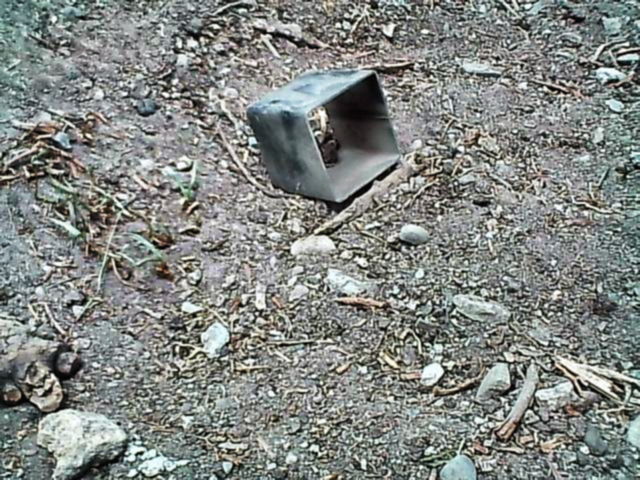
#> input picture YoloTrainV2/train/images/010_ground.png, 640 x 480 px, found by its file name; its folder holds only this picture in this run
$ python DataAumentedColor.py
#> lines starting #> are read from the running program, lines starting #| are printed output that depends on the picture
import cv2
import os
import shutil
import numpy as np

def apply_brightness_variation(image, alpha):
    # Ajustar el nivel de brillo de la imagen
    adjusted_image = cv2.convertScaleAbs(image, alpha=alpha, beta=0)
    return adjusted_image

def apply_clahe_gaussian(image):
    # Separar los canales de la imagen en color
    b, g, r = cv2.split(image)

    # Aplicar el ecualizador CLAHE a cada canal
    clahe = cv2.createCLAHE(clipLimit=2.0, tileGridSize=(5, 5))
    b_clahe = clahe.apply(b)
    g_clahe = clahe.apply(g)
    r_clahe = clahe.apply(r)

    # Fusionar los canales de nuevo
    clahe_result = cv2.merge([b_clahe, g_clahe, r_clahe])

    # Aplicar un desenfoque gaussiano
    blurred = cv2.GaussianBlur(clahe_result, (5, 5), 0)

    return blurred

def augment_data(input_image_folder, input_label_folder, output_image_folder, output_label_folder):
    # Crear las carpetas de salida si no existen
    if not os.path.exists(output_image_folder):
        os.makedirs(output_image_folder)
    if not os.path.exists(output_label_folder):
        os.makedirs(output_label_folder)

    # Lista de imágenes en la carpeta de entrada
    image_files = [f for f in os.listdir(input_image_folder) if f.endswith('.png')]

    for image_file in image_files:
        # Leer la imagen en color
        image_path = os.path.join(input_image_folder, image_file)
        image = cv2.imread(image_path)
#> image is the input picture: shape (480, 640, 3); mean B, G, R 130.7, 134.4, 130.3

        # Aplicar variaciones de brillo y guardar las imágenes y etiquetas resultantes
        for brightness_variation in [0.5, 1.0, 1.5]:  # Puedes ajustar estos valores según tus necesidades
            # Aplicar variación de brillo
            augmented_image_brightness = apply_brightness_variation(image, brightness_variation)

            # Guardar la imagen aumentada en la carpeta de salida
            output_image_filename_brightness = f"{os.path.splitext(image_file)[0]}_brightness_{brightness_variation}.png"
            output_image_path_brightness = os.path.join(output_image_folder, output_image_filename_brightness)
            cv2.imwrite(output_image_path_brightness, augmented_image_brightness)

            # Aplicar la función CLAHE con desenfoque gaussiano a la imagen original
            augmented_image_clahe = apply_clahe_gaussian(image)

            # Guardar la imagen aumentada en la carpeta de salida
            output_image_filename_clahe = f"{os.path.splitext(image_file)[0]}_clahe.png"
            output_image_path_clahe = os.path.join(output_image_folder, output_image_filename_clahe)
            cv2.imwrite(output_image_path_clahe, augmented_image_clahe)

            # Copiar el archivo de etiqueta correspondiente
            label_file = image_file.replace('.png', '.txt')
            label_path = os.path.join(input_label_folder, label_file)

            # Copiar las etiquetas para ambas imágenes aumentadas
            output_label_filename_brightness = f"{os.path.splitext(output_image_filename_brightness)[0]}.txt"
            output_label_path_brightness = os.path.join(output_label_folder, output_label_filename_brightness)
            shutil.copy(label_path, output_label_path_brightness)

            output_label_filename_clahe = f"{os.path.splitext(output_image_filename_clahe)[0]}.txt"
            output_label_path_clahe = os.path.join(output_label_folder, output_label_filename_clahe)
            shutil.copy(label_path, output_label_path_clahe)
#> this loop made 3 passes
#> pass 1, in apply_brightness_variation, `adjusted_image = cv2.convertScaleAbs(image, alpha=alpha, beta=0)`:
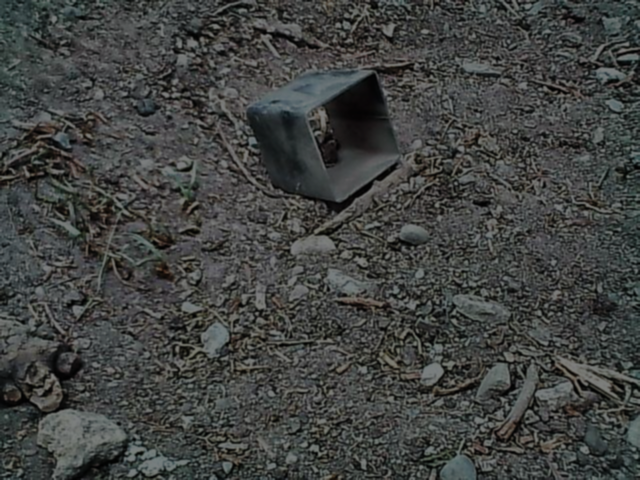
#> adjusted_image: shape (480, 640, 3); mean B, G, R 65.4, 67.2, 65.1
#> pass 1, in apply_clahe_gaussian, `b, g, r = cv2.split(image)`:
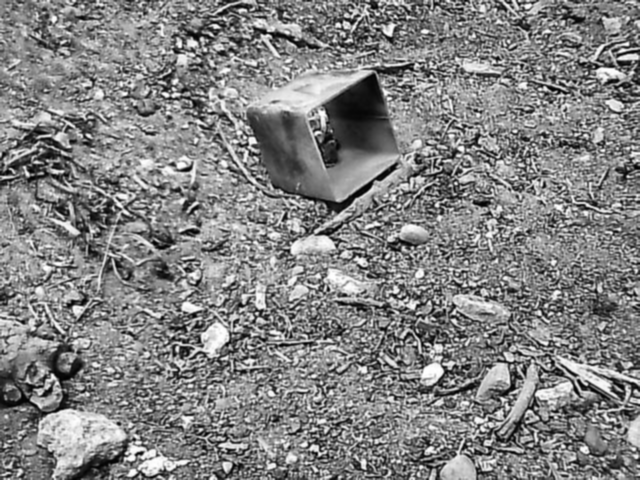
#> b: shape (480, 640); min 1, max 255, mean 130.7
#> pass 1, in apply_clahe_gaussian, `b, g, r = cv2.split(image)`:
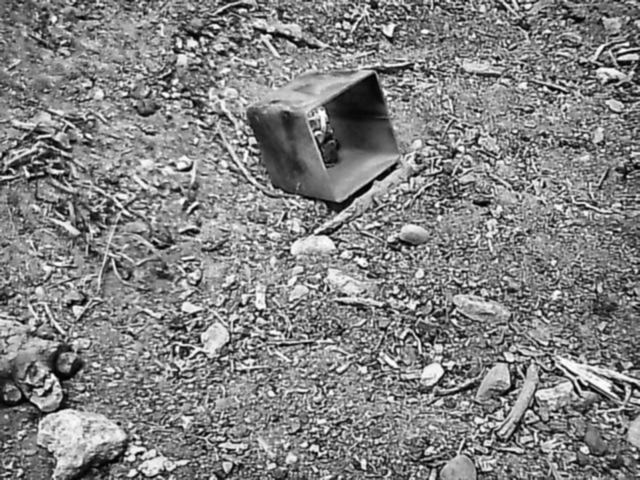
#> r: shape (480, 640); min 1, max 254, mean 130.3

def main():
    input_image_folder = "/home/hackbrian/gitProyects/Seeker_ComputerVision/YoloTrainV2/train/images"
    input_label_folder = "/home/hackbrian/gitProyects/Seeker_ComputerVision/YoloTrainV2/train/labels"
    output_image_folder = "/home/hackbrian/gitProyects/Seeker_ComputerVision/YoloTrainV3/train/images"
    output_label_folder = "/home/hackbrian/gitProyects/Seeker_ComputerVision/YoloTrainV3/train/labels"

    augment_data(input_image_folder, input_label_folder, output_image_folder, output_label_folder)

if __name__ == "__main__":
    main()

$ run again, on YoloTrainV2/train/images/035_ground.png
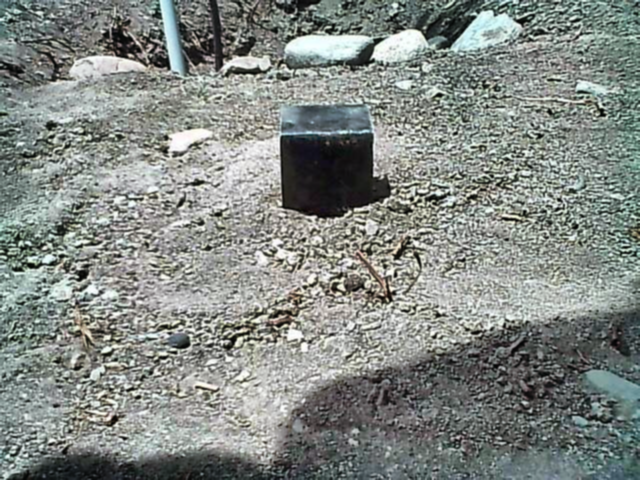
#> input picture YoloTrainV2/train/images/035_ground.png, 640 x 480 px, found by its file name
#> in augment_data, image is the input picture: shape (480, 640, 3); mean B, G, R 131.9, 136.6, 131
#> the loop in augment_data, `for brightness_variation in [0.5, 1.0, 1.5]:` made 3 passes
#> pass 1, in apply_brightness_variation, `adjusted_image = cv2.convertScaleAbs(image, alpha=alpha, beta=0)`:
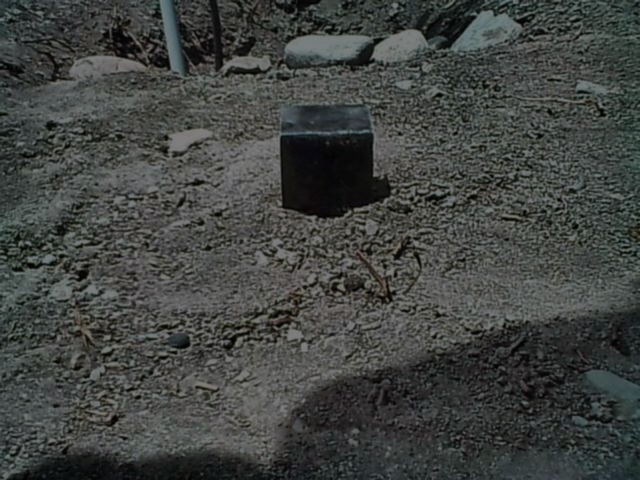
#> adjusted_image: shape (480, 640, 3); mean B, G, R 66, 68.3, 65.5
#> pass 1, in apply_clahe_gaussian, `b, g, r = cv2.split(image)`:
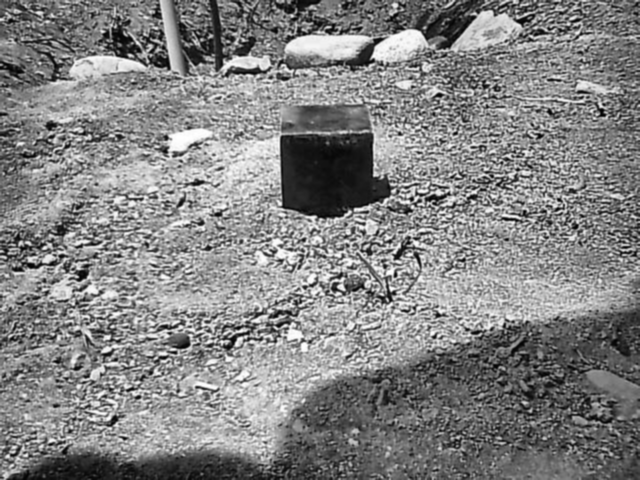
#> r: shape (480, 640); min 1, max 255, mean 131

$ run again, on YoloTrainV2/train/images/040_sand.png
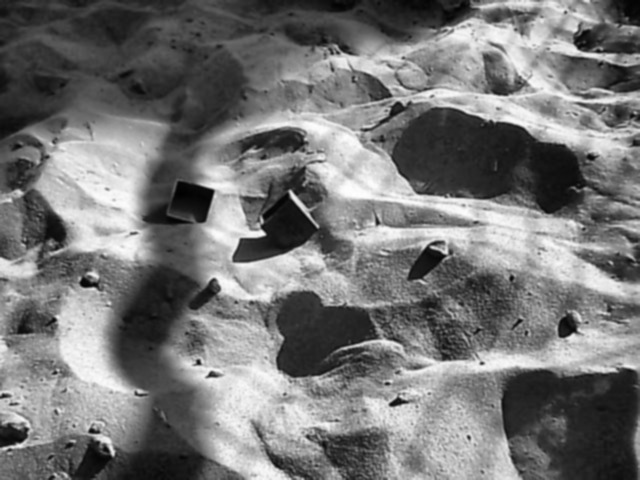
#> input picture YoloTrainV2/train/images/040_sand.png, 640 x 480 px, found by its file name
#> in augment_data, image is the input picture: shape (480, 640, 3); min 1, max 254, mean 117.9
#> the loop in augment_data, `for brightness_variation in [0.5, 1.0, 1.5]:` made 3 passes
#> pass 1, in apply_brightness_variation, `adjusted_image = cv2.convertScaleAbs(image, alpha=alpha, beta=0)`:
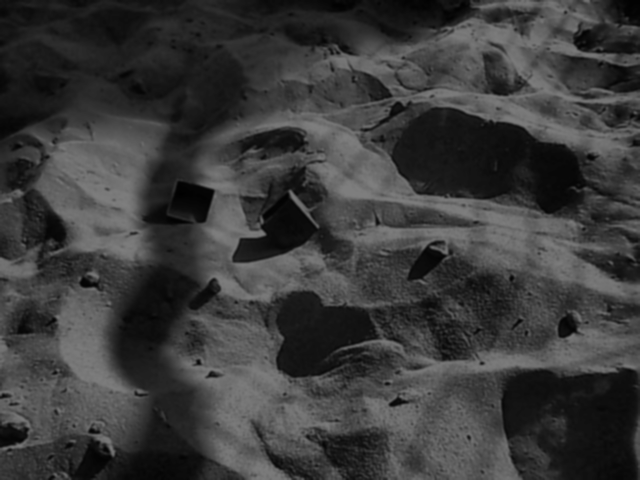
#> adjusted_image: shape (480, 640, 3); min 0, max 127, mean 58.9
#> pass 1, in apply_clahe_gaussian, `b_clahe = clahe.apply(b)`:
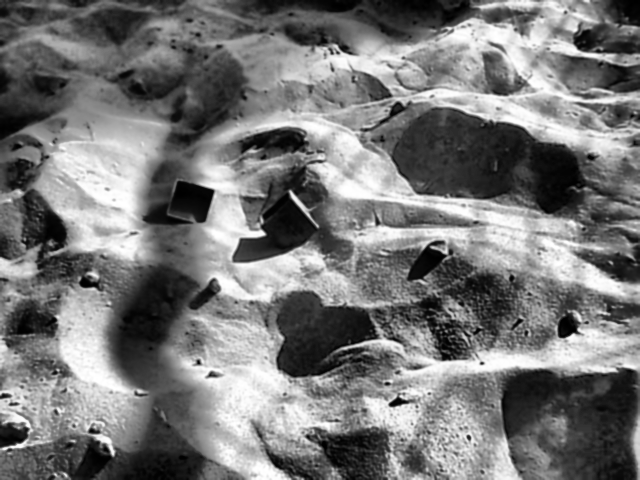
#> b_clahe: shape (480, 640); min 0, max 255, mean 119.7

$ run again, on YoloTrainV2/train/images/044_ground.png
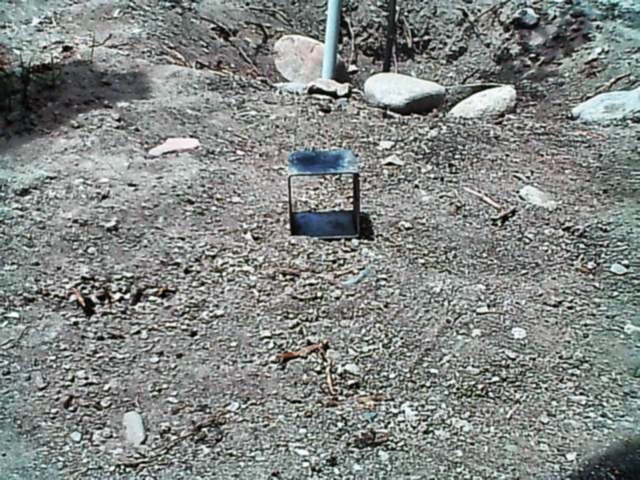
#> input picture YoloTrainV2/train/images/044_ground.png, 640 x 480 px, found by its file name
#> in augment_data, image is the input picture: shape (480, 640, 3); mean B, G, R 132.2, 134.3, 130.1
#> the loop in augment_data, `for brightness_variation in [0.5, 1.0, 1.5]:` made 3 passes
#> pass 1, in apply_brightness_variation, `adjusted_image = cv2.convertScaleAbs(image, alpha=alpha, beta=0)`:
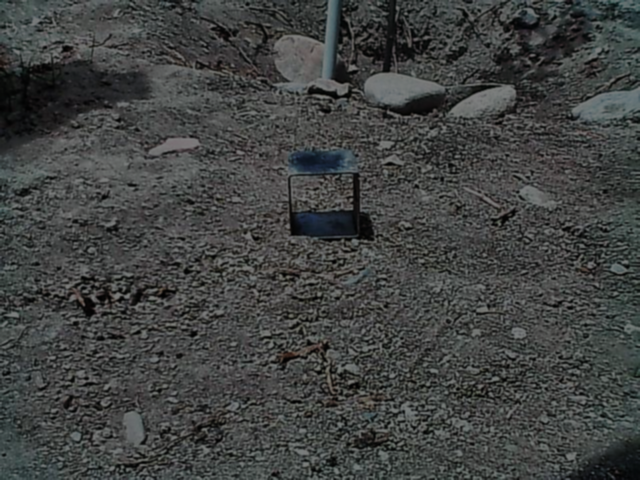
#> adjusted_image: shape (480, 640, 3); mean B, G, R 66.1, 67.2, 65.1
#> pass 1, in apply_clahe_gaussian, `b, g, r = cv2.split(image)`:
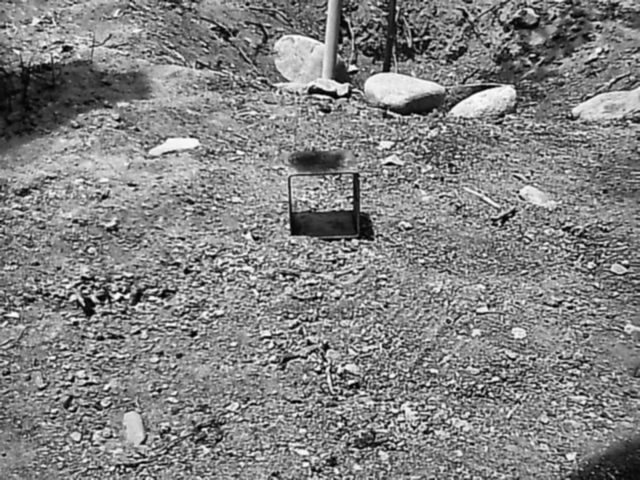
#> r: shape (480, 640); min 1, max 253, mean 130.1

$ run again, on YoloTrainV2/train/images/017_ground.png
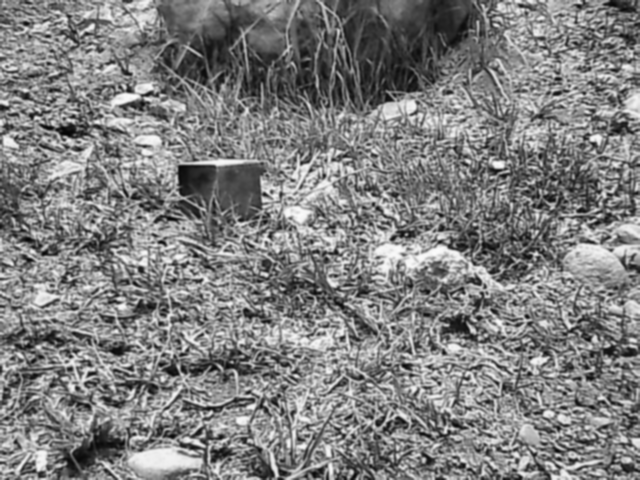
#> input picture YoloTrainV2/train/images/017_ground.png, 640 x 480 px, found by its file name
#> in augment_data, image is the input picture: shape (480, 640, 3); min 3, max 251, mean 127.8
#> the loop in augment_data, `for brightness_variation in [0.5, 1.0, 1.5]:` made 3 passes
#> pass 1, in apply_brightness_variation, `adjusted_image = cv2.convertScaleAbs(image, alpha=alpha, beta=0)`:
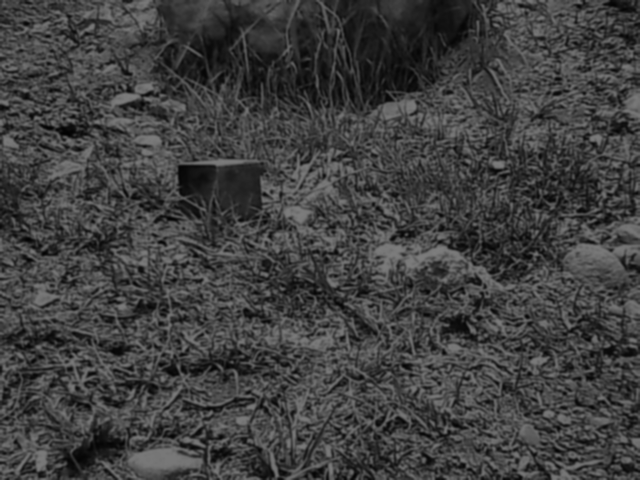
#> adjusted_image: shape (480, 640, 3); min 2, max 126, mean 63.9
#> pass 1, in apply_clahe_gaussian, `b_clahe = clahe.apply(b)`:
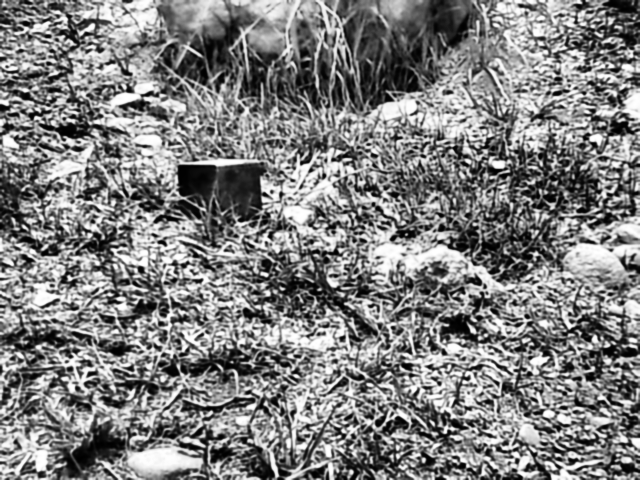
#> b_clahe: shape (480, 640); min 0, max 255, mean 128
